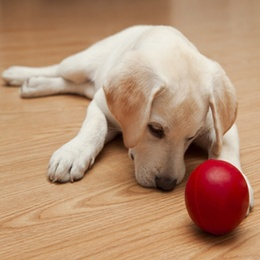
%> input picture image processing/EGCO486_LAB07_364/EGCO486_LAB07_364/PuppyWithBall.jpg, 260 x 260 px, shrunk from 500 x 500 before the run
$ octave --eval "result = Procolorseg(imread('PuppyWithBall.jpg'));"   (GNU Octave 9; MATLAB toolbox functions it lacks are replaced by stand-ins)
%> lines starting %> are read from the running program, lines starting %| are printed output that depends on the picture; in (x1, y1, x2, y2) boxes, pixels count from 0 and x2, y2 are one past the last pixel; in counts of white or black regions, pixels touching at a corner belong together; the program's own positions count from 1
### image processing/EGCO486_LAB07_364/EGCO486_LAB07_364/Mymed.m
function  output  = Mymed( img,extraSize )

    padImg = padarray(img,[extraSize,extraSize],0,'both');
    [m,n]=size(img);

    for i=2:m+1
        for j=2:n+1
            value=[padImg(i-1,j-1),padImg(i-1,j),padImg(i+1,j),padImg(i,j-1),padImg(i,j),padImg(i,j+1),padImg(i+1,j+1),padImg(i+1,j),padImg(i+1,j-1)];
            output(i-1,j-1)=median(value);
        end
    end

end

### image processing/EGCO486_LAB07_364/EGCO486_LAB07_364/Procolorseg.m
function [ output ] = Procolorseg( img )

    R=img(:,:,1);
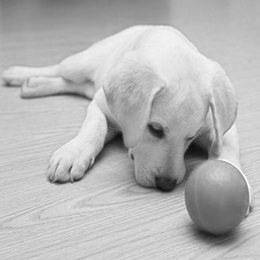
%> R: size 260x260 uint8; min 10, max 255, mean 181.9
    G=img(:,:,2);
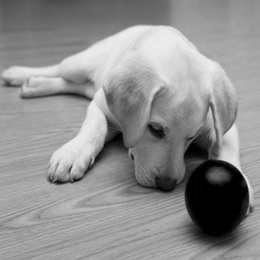
%> G: size 260x260 uint8; min 0, max 238, mean 142.8
    B=img(:,:,3);
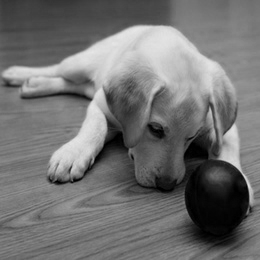
%> B: size 260x260 uint8; min 0, max 231, mean 113.9

    I=R-(G/2)-(B/2);
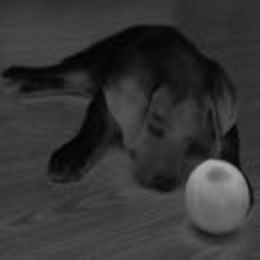
%> I: size 260x260 uint8; min 0, max 174, mean 53
    I=Mymed(I*0.888,1);
    mask=im2bw(I,0.3);
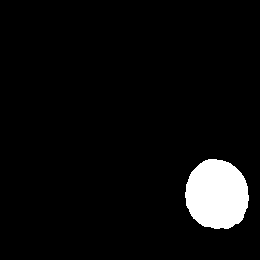
%> mask: size 260x260 logical; 5.2% white; 1 white region, box (x1, y1, x2, y2) and area: (185, 159, 249, 229) 3539

    BR=im2double(R).*double(mask);
    BG=im2double(B).*double(mask);
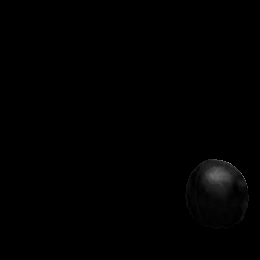
%> BG: size 260x260 double; min 0, max 0.549, mean 0.00399
    BB=im2double(G).*double(mask);

    output=cat(3,BR,BG,BB);
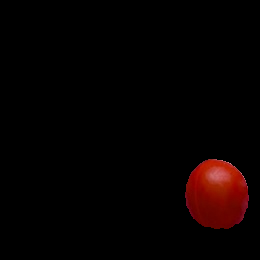
%> output: size 260x260x3 double; mean R, G, B 0.028, 0.00399, 0.00233

end

$ run again, on image processing/EGCO486_LAB07_364/EGCO486_LAB07_364/kodim23.jpg
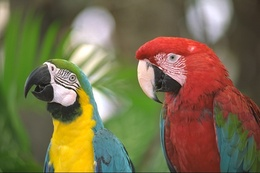
%> input picture image processing/EGCO486_LAB07_364/EGCO486_LAB07_364/kodim23.jpg, 260 x 173 px, shrunk from 768 x 512 before the run
%> in Procolorseg, `mask=im2bw(I,0.3);`:
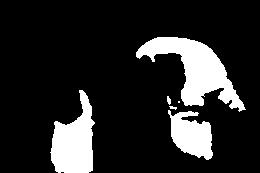
%> mask: size 173x260 logical; 15.7% white; 6 white regions (2 under 20 px), largest, box (x1, y1, x2, y2) and area: (136, 37, 246, 112) 3256, (50, 90, 95, 173) 2305, (168, 110, 213, 160) 1446, (167, 96, 171, 105) 26
%> in Procolorseg, `output=cat(3,BR,BG,BB);`:
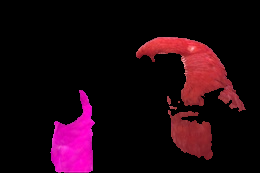
%> output: size 173x260x3 double; mean R, G, B 0.119, 0.0236, 0.0622
